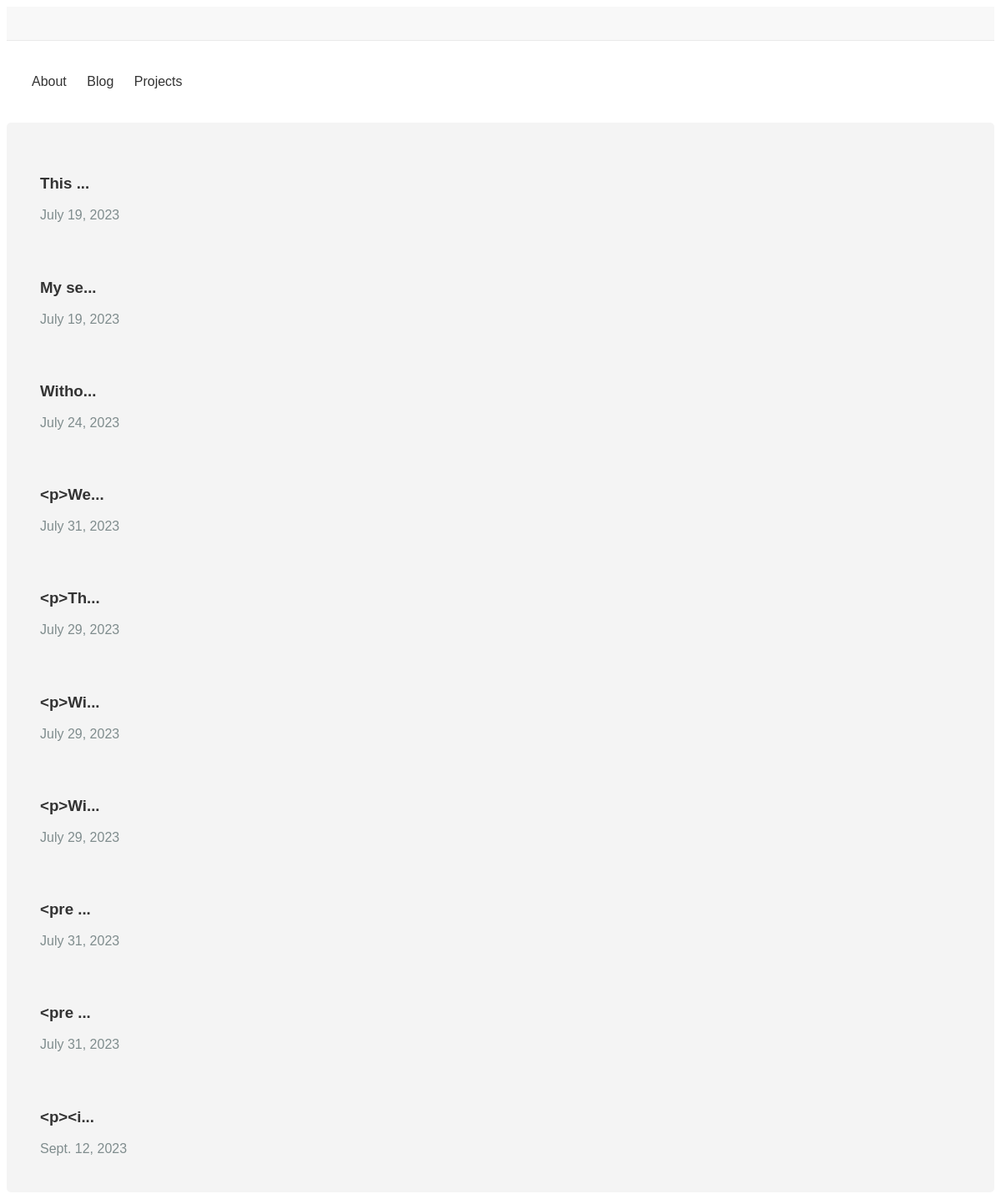
Page /blog/ on the earlier database version.
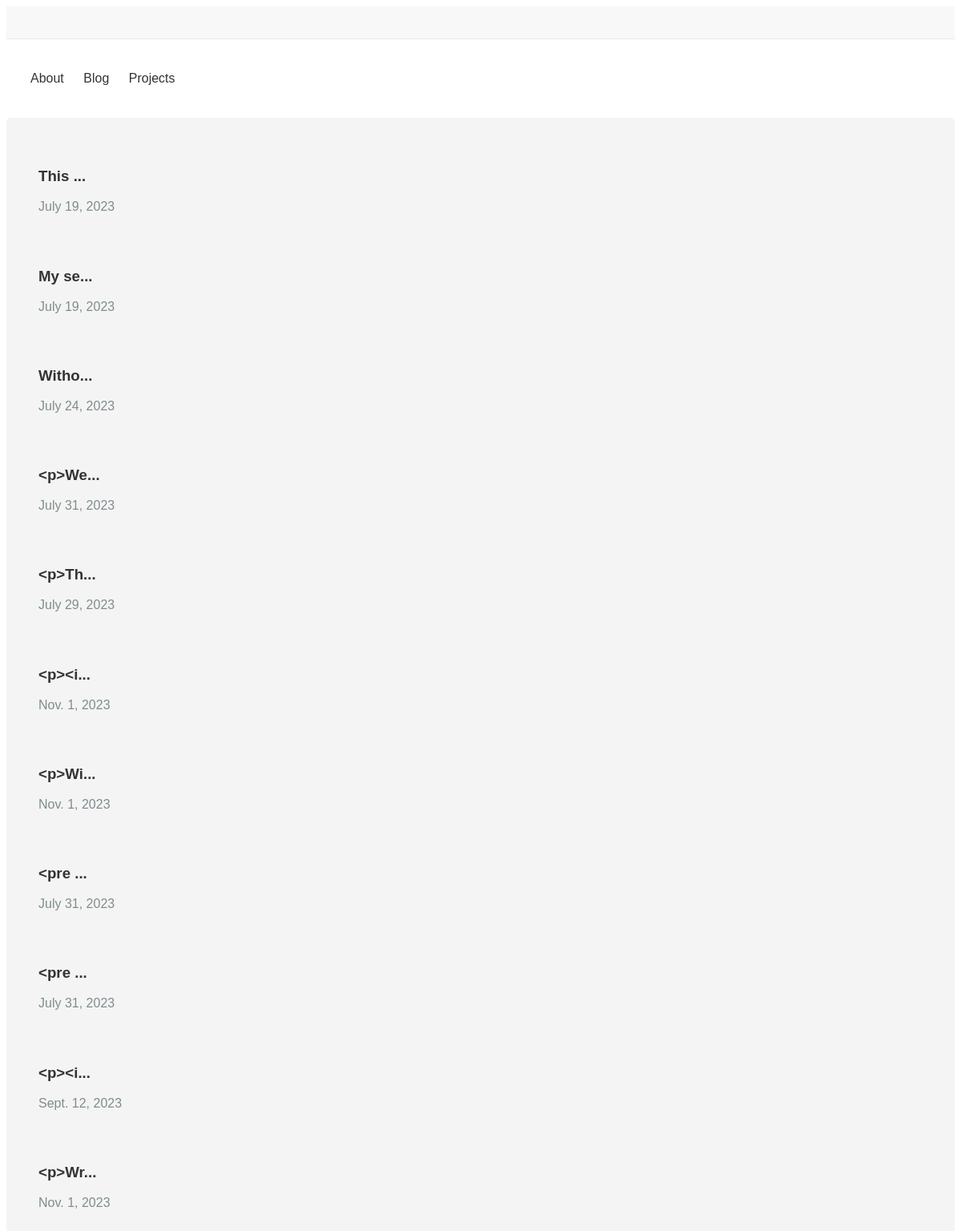
Same page on the later database version.
### blog/models.py (models this page shows)
class Post(models.Model):
    def __str__(self):
        return self.post_body[0:5] + "..."
    post_body = models.TextField()
    post_title = models.CharField(max_length=100, unique=True)
    post_preview = models.TextField(null=True)
    published_at = models.DateField(null=True, blank=True)
    updated_at = models.DateField(auto_now=True)
    author = models.ForeignKey(Author, on_delete=models.CASCADE)

### blog/views.py (the view)
# urls.py: path("", index, name="home"),
def index(request):
    content = Post.objects.all()
    is_authenticated = request.user.is_authenticated
    return render(
        request,
        "blog/index.html",
        context={"content": content, "is_authenticated": is_authenticated},
    )

### blog/templates/blog/index.html (shortened to what this page needs)
{% extends "base_templates/index.html" %}
{% load static %}
{% block stylesheet %}
<link rel="stylesheet" href="{% static 'blog/blog_home_style.css' %}">
{% endblock %}
{% block body %}
<div class="blog-homepage">
    {% for post in content %}
    <div class="post">
        <h3>
            <a href="{% url 'blog:post-page' post.id %}">{{ post }} </a>
            <span class="date">{{post.updated_at}}</span>
    </div>
    {% endfor %}
</div>
{% endblock %}

Differences in the rows shown:
changed Post (number 6 of 11 on the later page): post_body "<p>Wi..." → "<p><i..."; updated_at "July 29, 2023" → "Nov. 1, 2023"
changed Post "<p>Wi...": updated_at "July 29, 2023" → "Nov. 1, 2023"
added Post: post_body "<p>Wr...", updated_at "Nov. 1, 2023"
